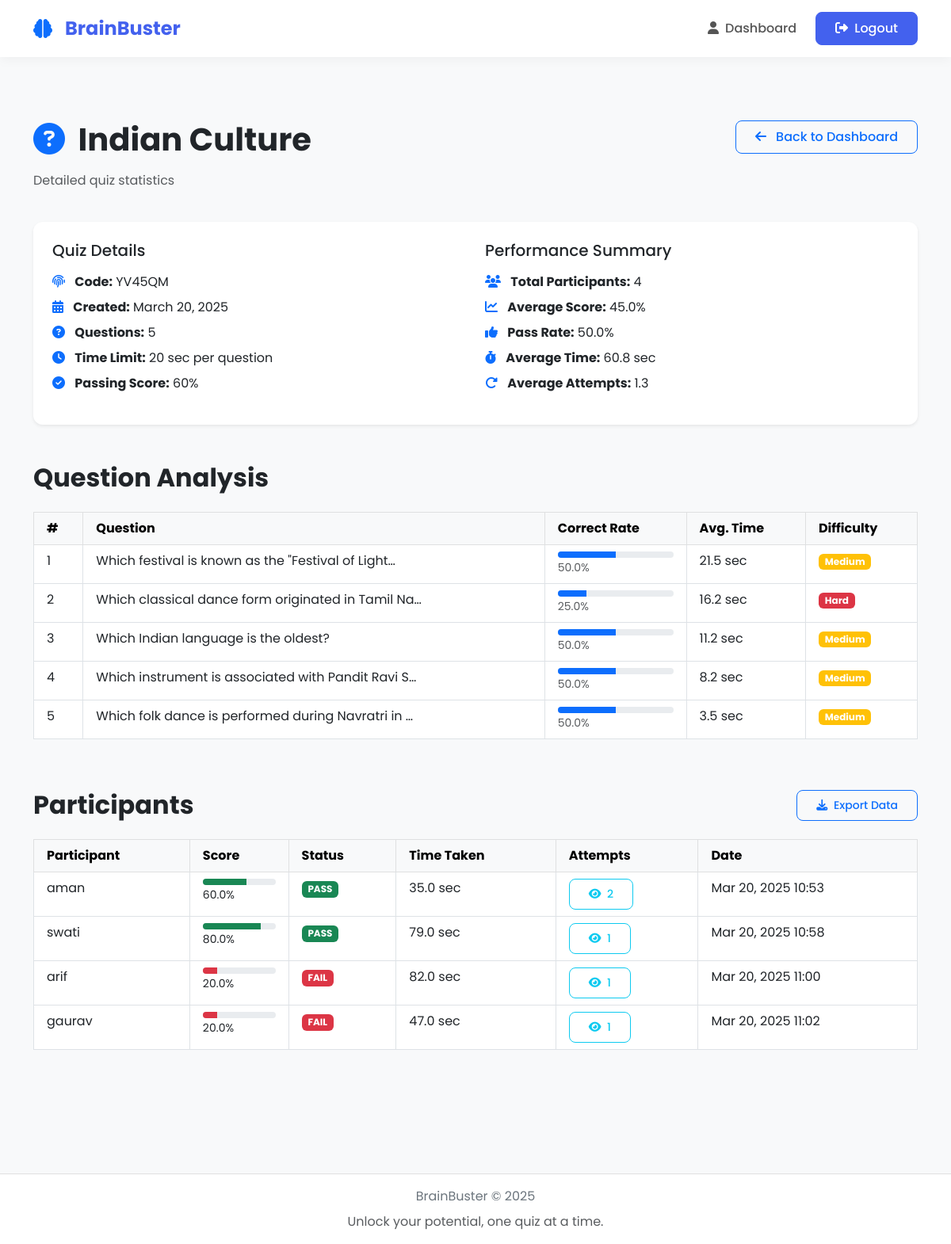
/quizzes/quiz/3/stats/ (signed in), run on the app's committed database.
### quizzes/models.py (models this page shows, shortened)
class Quiz(models.Model):
    title = models.CharField(max_length=255)
    description = models.TextField(blank=True, null=True)
    icon = models.CharField(max_length=50, default="question-circle")
    code = models.CharField(max_length=10, unique=True, default=generate_unique_code)
    created_by = models.ForeignKey(User, on_delete=models.CASCADE, related_name='quizzes')
    created_at = models.DateTimeField(auto_now=True)
    time_limit_per_question = models.IntegerField(help_text="Time limit in seconds", default=30)
    minimum_score_percentage = models.IntegerField(help_text="Minimum score required to pass (%)", default=60)

class Question(models.Model):
    quiz = models.ForeignKey(Quiz, related_name="questions", on_delete=models.CASCADE)
    text = models.TextField()

class Participation(models.Model):
    user = models.ForeignKey(User, on_delete=models.CASCADE, related_name='participations')
    quiz = models.ForeignKey(Quiz, on_delete=models.CASCADE, related_name='participations')
    score = models.FloatField(default=0.0)
    submitted_at = models.DateTimeField(auto_now=True)
    total_time_taken = models.IntegerField(default=0, help_text="Total time taken for the quiz in seconds")
    attempt_number = models.IntegerField(default=1, help_text="The attempt number for this user on this quiz")

### quizzes/views.py (the view)
# urls.py: path('quiz/<int:quiz_id>/stats/', views.quiz_stats, name='quiz_stats'),
@login_required
def quiz_stats(request, quiz_id):
    quiz = get_object_or_404(Quiz, id=quiz_id, created_by=request.user)
    all_participations = list(quiz.participations.all().select_related('user').order_by('user__id', '-submitted_at'))
    unique_users = {}
    for participation in all_participations:
        user_id = participation.user.id
        if user_id not in unique_users:
            unique_users[user_id] = participation
    participations = list(unique_users.values())
    user_attempts = {}
    for participation in all_participations:
        user_id = participation.user.id
        user_attempts[user_id] = user_attempts.get(user_id, 0) + 1
    for participation in participations:
        participation.attempts = user_attempts[participation.user.id]
    total_participants = len(participations)
    average_score = 0
    pass_rate = 0
    average_time = 0
    average_attempts = 0
    if total_participants > 0:
        average_score = sum(p.score for p in participations) / total_participants
        passing_participants = sum(1 for p in participations if p.score >= quiz.minimum_score_percentage)
        pass_rate = (passing_participants / total_participants * 100)
        total_time = sum(p.total_time_taken for p in participations if p.total_time_taken is not None)
        average_time = total_time / total_participants if total_participants > 0 else 0
        average_attempts = sum(user_attempts.values()) / len(user_attempts) if user_attempts else 0
    questions = list(quiz.questions.all().prefetch_related('options'))
    for question in questions:
        answers = Answer.objects.filter(question=question, participation__in=participations)
        total_answers = answers.count()
        if total_answers > 0:
            correct_count = answers.filter(selected_option__is_correct=True).count()
            question.correct_rate = round((correct_count / total_answers * 100), 1)
            total_time = sum(a.time_taken for a in answers if a.time_taken is not None)
            question.avg_time = round(total_time / total_answers, 1)
            if question.correct_rate >= 70:
                question.difficulty = "Easy"
                question.difficulty_class = "bg-success"
            elif question.correct_rate >= 40:
                question.difficulty = "Medium"
                question.difficulty_class = "bg-warning"
            else:
                question.difficulty = "Hard"
                question.difficulty_class = "bg-danger"
        else:
            question.correct_rate = 0
            question.avg_time = 0
            question.difficulty = "N/A"
            question.difficulty_class = "bg-secondary"
    return render(request, 'quizzes/quiz_stats.html', {
        'quiz': quiz,
        'participations': participations,  # Only latest per user
        'all_participations': all_participations,  # For modal
        'average_score': average_score,
        'pass_rate': pass_rate,
        'average_time': average_time,
        'average_attempts': average_attempts,
        'questions': questions,
    })

### templates/quizzes/quiz_stats.html (shortened to what this page needs)
{% extends 'base.html' %}
{% block content %}
<div class="container py-5">
    <div class="row mb-4">
        <div class="col-md-8">
            <h1 class="fw-bold mb-3">
                <i class="fas fa-{{ quiz.icon|default:'question-circle' }} text-primary me-2"></i>
                {{ quiz.title }}
            </h1>
            <p class="text-muted">Detailed quiz statistics</p>
        </div>
        <div class="col-md-4 text-end">
            <a href="{% url 'dashboard' %}" class="btn btn-outline-primary">
                <i class="fas fa-arrow-left me-2"></i> Back to Dashboard
            </a>
        </div>
    </div>
    <div class="row mb-4">
        <div class="col-12">
            <div class="card shadow-sm border-0">
                <div class="card-body p-4">
                    <div class="row">
                        <div class="col-md-6">
                            <h5 class="mb-3">Quiz Details</h5>
                            <ul class="list-unstyled">
                                <li class="mb-2">
                                    <i class="fas fa-fingerprint me-2 text-primary"></i>
                                    <strong>Code:</strong> {{ quiz.code }}
                                </li>
                                <li class="mb-2">
                                    <i class="fas fa-calendar-alt me-2 text-primary"></i>
                                    <strong>Created:</strong> {{ quiz.created_at|date:"F j, Y" }}
                                </li>
                                <li class="mb-2">
                                    <i class="fas fa-question-circle me-2 text-primary"></i>
                                    <strong>Questions:</strong> {{ quiz.questions.count }}
                                </li>
                                <li class="mb-2">
                                    <i class="fas fa-clock me-2 text-primary"></i>
                                    <strong>Time Limit:</strong> {{ quiz.time_limit_per_question }} sec per question
                                </li>
                                <li class="mb-2">
                                    <i class="fas fa-check-circle me-2 text-primary"></i>
                                    <strong>Passing Score:</strong> {{ quiz.minimum_score_percentage }}%
                                </li>
                            </ul>
                        </div>
                        <div class="col-md-6">
                            <h5 class="mb-3">Performance Summary</h5>
                            <ul class="list-unstyled">
                                <li class="mb-2">
                                    <i class="fas fa-users me-2 text-primary"></i>
                                    <strong>Total Participants:</strong> {{ participations|length }}
                                </li>
                                <li class="mb-2">
                                    <i class="fas fa-chart-line me-2 text-primary"></i>
                                    <strong>Average Score:</strong> {{ average_score|floatformat:1 }}%
                                </li>
                                <li class="mb-2">
                                    <i class="fas fa-thumbs-up me-2 text-primary"></i>
                                    <strong>Pass Rate:</strong> {{ pass_rate|floatformat:1 }}%
                                </li>
                                <li class="mb-2">
                                    <i class="fas fa-stopwatch me-2 text-primary"></i>
                                    <strong>Average Time:</strong> {{ average_time|floatformat:1 }} sec
                                </li>
                                <li class="mb-2">
                                    <i class="fas fa-redo-alt me-2 text-primary"></i>
                                    <strong>Average Attempts:</strong> {{ average_attempts|floatformat:1 }}
                                </li>
                            </ul>
                        </div>
                    </div>
                </div>
            </div>
        </div>
    </div>
    <div class="row mt-5">
        <div class="col-12">
            <h2 class="fw-bold mb-4">Question Analysis</h2>
            <div class="table-responsive">
                <table class="table table-hover table-bordered">
                    <thead class="table-light">
                        <tr>
                            <th class="px-3 py-2">#</th>
                            <th class="px-3 py-2">Question</th>
                            <th class="px-3 py-2">Correct Rate</th>
                            <th class="px-3 py-2">Avg. Time</th>
                            <th class="px-3 py-2">Difficulty</th>
                        </tr>
                    </thead>
                    <tbody>
                        {% for question in questions %}
                        <tr>
                            <td class="px-3 py-2">{{ forloop.counter }}</td>
                            <td class="px-3 py-2">{{ question.text|truncatechars:50 }}</td>
                            <td class="px-3 py-2">
                                <div class="progress" style="height: 8px;">
                                    <div class="progress-bar" role="progressbar" style="width: {{ question.correct_rate|floatformat:0 }}%;">
                                    </div>
                                </div>
                                <small class="text-muted">{{ question.correct_rate|floatformat:1 }}%</small>
                            </td>
                            <td class="px-3 py-2">{{ question.avg_time|floatformat:1 }} sec</td>
                            <td class="px-3 py-2">
                                <span class="badge {{ question.difficulty_class }}">{{ question.difficulty }}</span>
                            </td>
                        </tr>
                        {% endfor %}
                    </tbody>
                </table>
            </div>
        </div>
    </div>
    <div class="row mt-5">
        <div class="col-12">
            <h2 class="fw-bold mb-4">Participants
                <button type="button" class="btn btn-sm btn-outline-primary float-end" id="exportBtn">
                    <i class="fas fa-download me-1"></i> Export Data
                </button>
            </h2>
            {% if participations %}
                <div class="table-responsive">
                    <table class="table table-hover table-bordered" id="participantsTable">
                        <thead class="table-light">
                            <tr>
                                <th class="px-3 py-2">Participant</th>
                                <th class="px-3 py-2">Score</th>
                                <th class="px-3 py-2">Status</th>
                                <th class="px-3 py-2">Time Taken</th>
                                <th class="px-3 py-2">Attempts</th>
                                <th class="px-3 py-2">Date</th>
                            </tr>
                        </thead>
                        <tbody>
                            {% for participation in participations %}
                            <tr>
                                <td class="px-3 py-2">{{ participation.user.username }}</td>
                                <td class="px-3 py-2">
                                    <div class="progress" style="height: 8px;">
                                        <div class="progress-bar {% if participation.score >= quiz.minimum_score_percentage %}bg-success{% else %}bg-danger{% endif %}"
                                            role="progressbar" style="width: {{ participation.score|floatformat:0 }}%;">
                                        </div>
                                    </div>
                                    <small>{{ participation.score|floatformat:1 }}%</small>
                                </td>
                                <td class="px-3 py-2">
                                    <span class="badge {% if participation.score >= quiz.minimum_score_percentage %}bg-success{% else %}bg-danger{% endif %}">
                                        {% if participation.score >= quiz.minimum_score_percentage %}PASS{% else %}FAIL{% endif %}
                                    </span>
                                </td>
                                <td class="px-3 py-2">{{ participation.total_time_taken|floatformat:1 }} sec</td>
                                <td class="px-3 py-2">
                                    <button class="btn btn-sm btn-outline-info" data-bs-toggle="modal" data-bs-target="#attemptsModal{{ participation.user.id }}">
                                        <i class="fas fa-eye me-1"></i> {{ participation.attempts }}
                                    </button>
                                </td>
                                <td class="px-3 py-2">{{ participation.submitted_at|date:"M d, Y H:i" }}</td>
                            </tr>
                            {% endfor %}
                        </tbody>
                    </table>
                </div>
            {% endif %}
        </div>
    </div>
</div>
{% endblock %}

### static/css/style.css (style rules this page uses)
:root { --primary: #4361ee; --secondary: #3f37c9; --accent: #4cc9f0; --light: #f8f9fa; --dark: #212529; --success: #4ade80; --warning: #fbbf24; --danger: #f87171; --info: #60a5fa; }
body { font-family: 'Poppins', sans-serif; background-color: #f8f9fa; color: var(--dark); min-height: 100vh; display: flex; flex-direction: column; }
.card { border-radius: 12px; border: none; box-shadow: 0 5px 15px rgba(0, 0, 0, 0.05); transition: transform 0.3s ease, box-shadow 0.3s ease; }
.btn { border-radius: 8px; padding: 0.5rem 1.5rem; font-weight: 500; transition: all 0.3s ease; }

### data on the page
Quiz: title "Indian Culture", code "YV45QM", created_at "March 20, 2025", questions.count "5", time_limit_per_question "20", minimum_score_percentage "60"
Question: text "Which festival is known as the \"Festival of Light…", correct_rate "50.0", avg_time "21.5", difficulty "Medium"
Question: text "Which classical dance form originated in Tamil Na…", correct_rate "25.0", avg_time "16.2", difficulty "Hard"
Question: text "Which Indian language is the oldest?", correct_rate "50.0", avg_time "11.2", difficulty "Medium"
Question: text "Which instrument is associated with Pandit Ravi S…", correct_rate "50.0", avg_time "8.2", difficulty "Medium"
Question: text "Which folk dance is performed during Navratri in …", correct_rate "50.0", avg_time "3.5", difficulty "Medium"
Participation: user.username "aman", score "60.0", shows "PASS", total_time_taken "35.0", attempts "2", submitted_at "Mar 20, 2025 10:53"
Participation: user.username "swati", score "80.0", shows "PASS", total_time_taken "79.0", attempts "1", submitted_at "Mar 20, 2025 10:58"
Participation: user.username "arif", score "20.0", shows "FAIL", total_time_taken "82.0", attempts "1", submitted_at "Mar 20, 2025 11:00"
Participation: user.username "gaurav", score "20.0", shows "FAIL", total_time_taken "47.0", attempts "1", submitted_at "Mar 20, 2025 11:02"

### other printed values
{{ participations|length }} "4"
{{ average_score|floatformat:1 }} "45.0"
{{ pass_rate|floatformat:1 }} "50.0"
{{ average_time|floatformat:1 }} "60.8"
{{ average_attempts|floatformat:1 }} "1.3"
